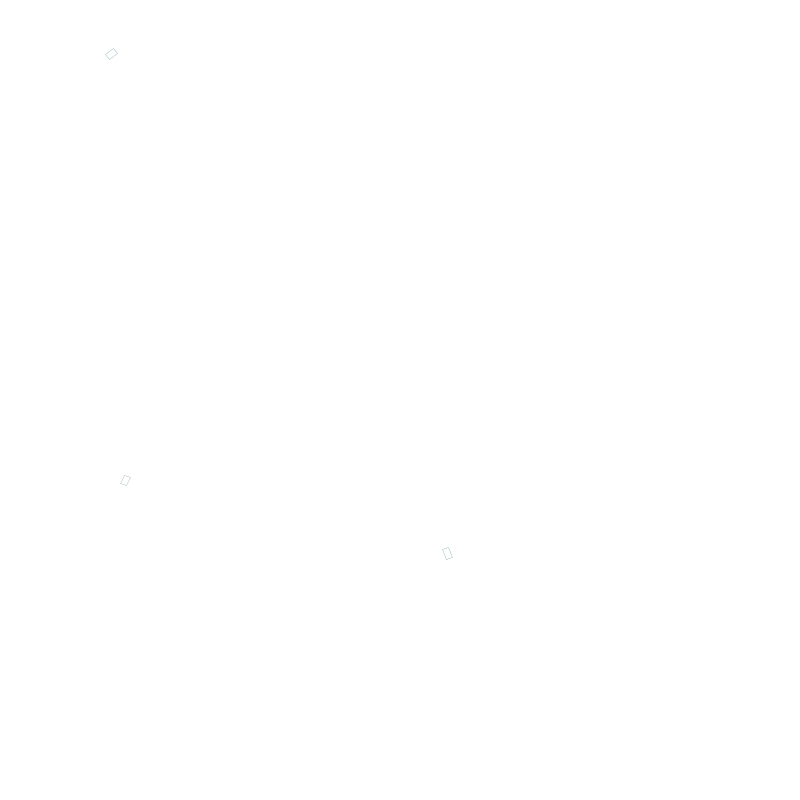
Frame 1 (no input)
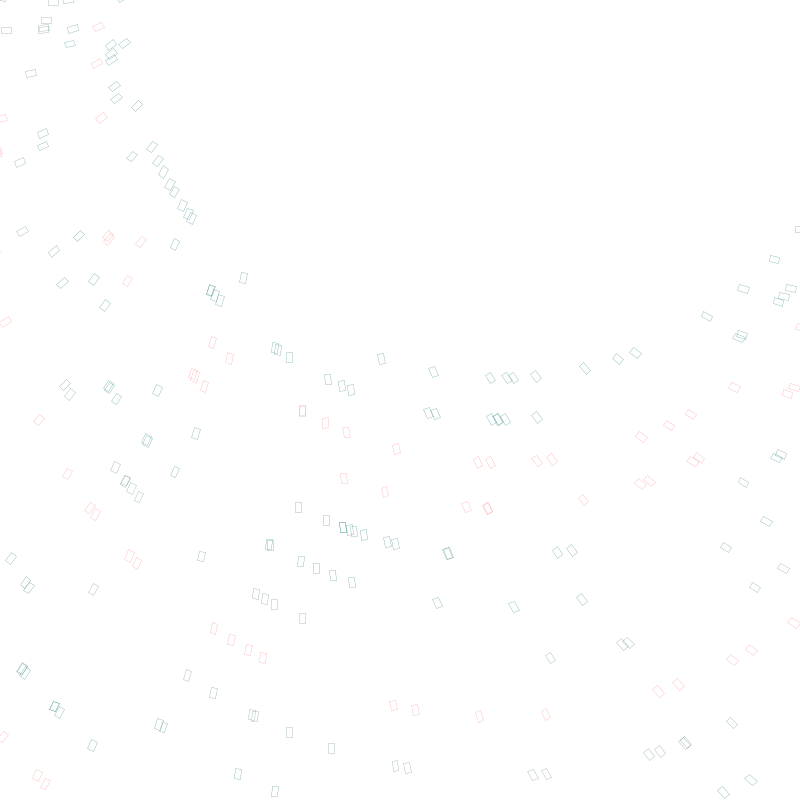
Frame 60 (the mouse pressed at the canvas centre just before this capture)
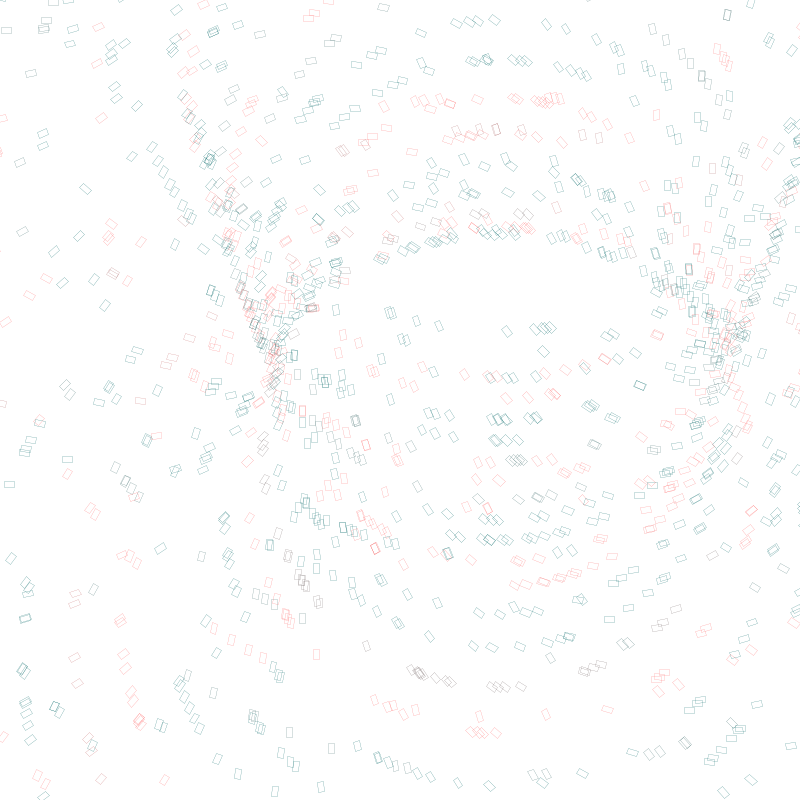
Frame 120 (the mouse held since frame 60 and released just before this capture)

The Processing sketch that drew these frames (run headless with seeded random() and noise(); from frame 60 on, the mouse is pressed at the canvas centre):

// Processing sketch: processing_60183
// ── processing_60183.pde

void setup() {
  size(800,800);
  smooth();
  background(255);
  
 
}
 
 
void draw() {
 


  int x=0;
  int y=0;
  float angle = 3;
 
 for (x = 0;  x <= width; x+=500) {
    for (y= 0; y <= height; y+=30) {
       
      pushMatrix();
      translate(x,y);
     angle = atan2(x,y);
      rotate(random(200));
     float abstand = dist(mouseX,mouseY,x,y);
      stroke(cos(x+y)*350,100,100);    
 strokeWeight(.2);
 noFill();  
      rect(x/abstand-200,abstand/angle,6,10); 
      popMatrix();
    }
 }
}
